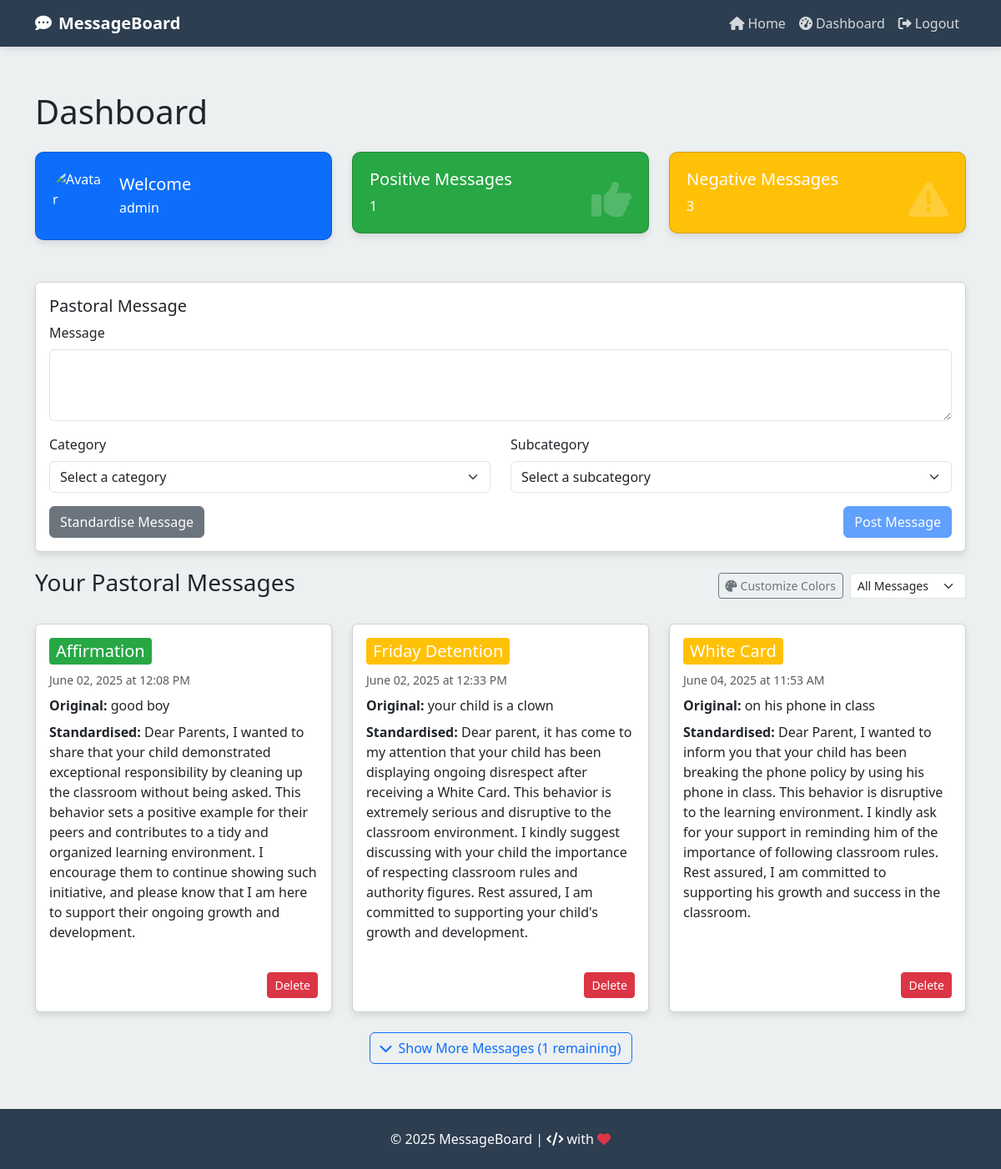
The page /dashboard (signed in) on the database as committed earlier.
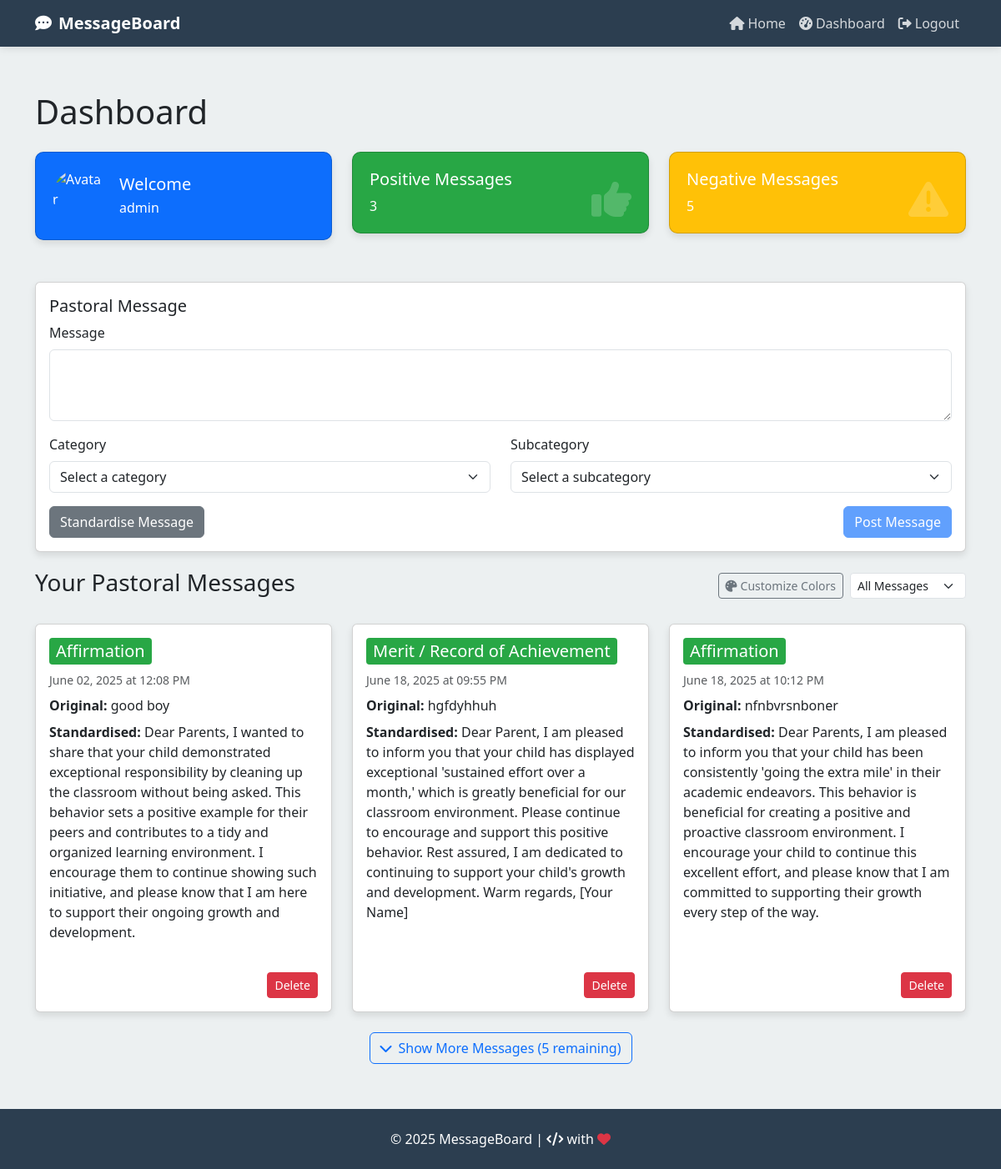
The same page on the database as committed later.
### setup_db.py (models this page shows)
class User(Base):
    __tablename__ = 'users'
    id = Column(Integer, primary_key=True)
    username = Column(String, unique=True, nullable=False)
    password = Column(String, nullable=False)
    joined_date = Column(DateTime, default=datetime.utcnow)
    messages = relationship('Messages', backref='user', lazy='select', cascade="all, delete-orphan")

class Messages(Base):
    __tablename__ = 'messages'
    id = Column(Integer, primary_key=True)
    name = Column(String, nullable=False)
    user_id = Column(Integer, ForeignKey('users.id'), nullable=False)
    created_at = Column(DateTime, default=datetime.utcnow)
    severity = Column(String, nullable=False)  # Column for severity (positive/negative)
    standardized_message = Column(Text)  # New column for storing standardized messages from OpenAI
    subcategory = Column(String)  # Added subcategory field

### Software-Engineering-Project.py (the view, shortened to what this page needs)
@app.route('/dashboard')
def dashboard():
    if 'user_id' not in session:
        flash("You need to log in to access the dashboard.", "error")
        return redirect(url_for('login'))
    user = get_user_by_id(session['user_id'])
    filter_type = request.args.get('filter', None)
    filter_date = request.args.get('date', None)
    positive_messages = db_session.query(Messages).filter_by(user_id=session['user_id'], severity="positive").all()
    negative_messages = db_session.query(Messages).filter_by(user_id=session['user_id'], severity="negative").all()
    if filter_type == 'positive':
        messages = positive_messages
    elif filter_type == 'negative':
        messages = negative_messages
    elif filter_type == 'recent':
        messages = sorted(positive_messages + negative_messages, key=lambda x: x.created_at, reverse=True)
    else:
        messages = positive_messages + negative_messages
    return render_template('dashboard.html',
                           username=session.get('username', 'User'),
                           positive_messages=positive_messages,
                           negative_messages=negative_messages,
                           messages=messages,
                           active_filter=filter_type,
                           pastoral_message="Enter pastoral message here")

### Software-Engineering-Project.py (called while the page is built)
@app.template_filter('aest_time')
def aest_time(utc_dt):
    if utc_dt is None:
        return ""
    aus_tz = pytz.timezone('Australia/Sydney')
    if utc_dt.tzinfo is None:
        utc_dt = pytz.UTC.localize(utc_dt)
    else:
        utc_dt = utc_dt.astimezone(pytz.UTC)
    aus_dt = utc_dt.astimezone(aus_tz)
    return aus_dt.strftime('%B %d, %Y at %I:%M %p')

@app.teardown_appcontext
def shutdown_session(exception=None):
    db_session.remove()

### query_db.py (called while the page is built)
def get_user_by_id(user_id):
    return session.query(User).filter_by(id=user_id).first()

### Templates/dashboard.html (shortened to what this page needs)
{% extends "base.html" %}
{% block content %}
<h1 class="mb-4">Dashboard</h1>
<div class="row dashboard-stats">
    <div class="col-md-4">
        <div class="card stat-card bg-primary text-white d-flex flex-row align-items-center">
            <img src="/static/avatars/avatar1.png" alt="Avatar" class="rounded-circle me-3" style="width:64px;height:64px;object-fit:cover;">
            <div>
                <h5 class="card-title mb-1">Welcome</h5>
                <p class="card-text mb-0">{{ username }}</p>
            </div>
        </div>
    </div>
    <div class="col-md-4">
        <div id="positive-filter" class="card stat-card text-white" style="cursor: pointer;" title="Click to filter positive messages" data-category="positive">
            <div class="stat-icon">
                <i class="fas fa-thumbs-up"></i>
            </div>
            <h5 class="card-title">Positive Messages</h5>
            <p class="card-text">{{ positive_messages|length }}</p>
        </div>
    </div>
    <div class="col-md-4">
        <div id="negative-filter" class="card stat-card text-white" style="cursor: pointer;" title="Click to filter negative messages" data-category="negative">
            <div class="stat-icon">
                <i class="fas fa-exclamation-triangle"></i>
            </div>
            <h5 class="card-title">Negative Messages</h5>
            <p class="card-text">{{ negative_messages|length }}</p>
        </div>
    </div>
</div>
<div class="card">
    <div class="card-body">
        <h5 class="card-title">Pastoral Message</h5>
        <form id="message-form" method="POST" action="{{ url_for('create_message') }}">
            <div class="mb-3">
                <label for="message-name" class="form-label">Message</label>
                <textarea class="form-control" id="message-name" name="name" rows="3" required></textarea>
            </div>
            <div class="row">
                <div class="col-md-6 mb-3">
                    <label for="category" class="form-label">Category</label>
                    <select class="form-select" id="category" name="category" required>
                        <option value="" disabled selected>Select a category</option>
                    </select>
                </div>
                <div class="col-md-6 mb-3">
                    <label for="subcategory" class="form-label">Subcategory</label>
                    <select class="form-select" id="subcategory" name="subcategory" required>
                        <option value="" disabled selected>Select a subcategory</option>
                    </select>
                </div>
            </div>
            <div class="d-flex justify-content-between">
                <button type="button" id="standardize-btn" class="btn btn-secondary">Standardise Message</button>
                <button type="submit" id="post-message-btn" class="btn btn-primary" disabled>Post Message</button>
            </div>
        </form>
    </div>
</div>
<div class="d-flex justify-content-between align-items-center mb-4">
    <h3>Your Pastoral Messages</h3>
    <div class="d-flex gap-2 align-items-center flex-wrap">
        <button type="button" class="btn btn-sm btn-outline-secondary" data-bs-toggle="modal" data-bs-target="#colorCustomizationModal">
            <i class="fas fa-palette me-1"></i>Customize Colors
        </button>
        <select id="message-filter" class="form-select form-select-sm" style="width: auto;">
            <option value="all" {% if not active_filter %}selected{% endif %}>All Messages</option>
        </select>
    </div>
</div>
{% if messages %}
<div class="row" id="messages-container">
    {% for message in messages %}
    <div class="col-md-4 mb-4 message-item" data-index="{{ loop.index0 }}" {% if loop.index0 >= 3 %}style="display: none;"{% endif %}>
        <div class="card message-card">
            <div class="card-body">
                <div class="d-flex justify-content-between align-items-start mb-2">
                    <div class="category-banner" data-category="{{ message.severity }}" style="color: white; padding: 0.25rem 0.5rem; border-radius: 0.25rem;">
                        <h5 class="card-title mb-0">{{ message.subcategory }}</h5>
                    </div>
                </div>
                <p class="text-muted small">{{ message.created_at|aest_time }}</p>
                <p><strong>Original:</strong> {{ message.name }}</p>
                <p class="standardized-text"><strong>Standardised:</strong> {{ message.standardized_message }}</p>
                <div class="mt-auto pt-2 text-end">
                    <form action="{{ url_for('delete_message', message_id=message.id) }}" method="POST" style="display: inline;">
                        <button type="submit" class="btn btn-sm btn-danger delete-btn" data-title="'{{ message.subcategory }}'">Delete</button>
                    </form>
                </div>
            </div>
        </div>
    </div>
    {% endfor %}
</div>
{% if messages|length > 3 %}
<div class="text-center mb-4">
    <button id="expand-messages-btn" class="btn btn-outline-primary">
        <i class="fas fa-chevron-down me-2"></i>Show More Messages ({{ messages|length - 3 }} remaining)
    </button>
</div>
{% endif %}
{% else %}
<div class="alert alert-info">
    <p>You haven't created any messages yet. Use the form above to create your first message.</p>
</div>
{% endif %}
{% endblock %}

### Templates/base.html (shortened to what this page needs)
<!DOCTYPE html>
<html lang="en">
<head>
    <link href="https://cdn.jsdelivr.net/npm/bootstrap@5.3.0-alpha1/dist/css/bootstrap.min.css" rel="stylesheet">
    <link rel="stylesheet" href="https://cdnjs.cloudflare.com/ajax/libs/font-awesome/6.0.0/css/all.min.css">
</head>
<body>
    <nav class="navbar navbar-expand-lg navbar-dark fixed-top">
        <div class="container">
            <a class="navbar-brand" href="{{ url_for('title_page') }}">
                <i class="fas fa-comment-dots me-2"></i>MessageBoard
            </a>
            <div class="collapse navbar-collapse" id="navbarNav">
                <ul class="navbar-nav ms-auto">
                    <li class="nav-item">
                        <a class="nav-link" href="{{ url_for('title_page') }}">
                            <i class="fas fa-home me-1"></i>Home
                        </a>
                    </li>
                    {% if 'user_id' not in session %}
                    <li class="nav-item">
                        <a class="nav-link" href="{{ url_for('login') }}">
                            <i class="fas fa-sign-in-alt me-1"></i>Login
                        </a>
                    </li>
                    <li class="nav-item">
                        <a class="nav-link" href="{{ url_for('signup') }}">
                            <i class="fas fa-user-plus me-1"></i>Sign Up
                        </a>
                    </li>
                    {% else %}
                    <li class="nav-item">
                        <a class="nav-link" href="{{ url_for('dashboard') }}">
                            <i class="fas fa-tachometer-alt me-1"></i>Dashboard
                        </a>
                    </li>
                    <li class="nav-item">
                        <a class="nav-link" href="{{ url_for('logout') }}">
                            <i class="fas fa-sign-out-alt me-1"></i>Logout
                        </a>
                    </li>
                    {% endif %}
                </ul>
            </div>
        </div>
    </nav>
    <main class="content-section">
        <div class="container">
            {% block content %}{% endblock %}
        </div>
    </main>
    <footer class="py-4">
        <div class="container text-center">
            <p class="mb-0">&copy; 2025 MessageBoard | <i class="fas fa-code"></i> with <i class="fas fa-heart text-danger"></i></p>
        </div>
    </footer>
</body>
</html>

### Templates/base.html (style rules this page uses)
:root { --primary-color: #3498db; --secondary-color: #2c3e50; --accent-color: #e74c3c; --light-color: #ecf0f1; --dark-color: #2c3e50; }
body { font-family: 'Segoe UI', Tahoma, Geneva, Verdana, sans-serif; background-color: var(--light-color); padding-top: 56px; min-height: 100vh; display: flex; flex-direction: column; }
.navbar { background-color: var(--secondary-color); box-shadow: 0 2px 10px rgba(0,0,0,0.1); }
.navbar-brand { font-weight: bold; color: white !important; }
.nav-link { color: rgba(255,255,255,0.8) !important; transition: color 0.3s; }
.btn-primary { background-color: var(--primary-color); border-color: var(--primary-color); }
.card { box-shadow: 0 4px 8px rgba(0,0,0,0.1); transition: transform 0.3s; margin-bottom: 20px; }
footer { background-color: var(--secondary-color); color: white; padding: 20px 0; margin-top: auto; }
.content-section { animation: fadeIn 0.5s ease-in-out; padding: 30px 0; }

### Templates/dashboard.html (style rules this page uses)
.dashboard-stats { margin-bottom: 30px; }
.stat-card { border-radius: 10px; padding: 20px; position: relative; overflow: hidden; transition: transform 0.2s ease, box-shadow 0.2s ease; }
#positive-filter { background-color: #28a745; }
#negative-filter { background-color: #ffc107; }
.stat-card .stat-icon { position: absolute; right: 20px; top: 20px; font-size: 3rem; opacity: 0.2; }
.message-card { transition: all 0.3s; height: 100%; display: flex; flex-direction: column; }
.message-card .card-body { flex: 1; display: flex; flex-direction: column; }
.message-card .card-title { margin-bottom: 12px; }
.message-card p { margin-bottom: 8px; }
.standardized-text { flex-grow: 1; }

Rows that differ between the two databases and show on the page:
no longer on this page (row unchanged): Messages: subcategory "Friday Detention", created_at|aest_time "June 02, 2025 at 12:33 PM", name "your child is a clown", standardized_message "Dear parent, it has come to my attention that your child has been displaying ongoing disrespect after receiving a White Card. This behavior is extremely serious and disruptive to the classroom environment. I kindly suggest discussing with your child the importance of respecting classroom rules and authority figures. Rest assured, I am committed to supporting your child's growth and development.", severity "negative" (drawn)
no longer on this page (row unchanged): Messages: subcategory "White Card", created_at|aest_time "June 04, 2025 at 11:53 AM", name "on his phone in class", standardized_message "Dear Parent, I wanted to inform you that your child has been breaking the phone policy by using his phone in class. This behavior is disruptive to the learning environment. I kindly ask for your support in reminding him of the importance of following classroom rules. Rest assured, I am committed to supporting his growth and success in the classroom.", severity "negative" (drawn)
added Messages: subcategory "Merit / Record of Achievement", created_at|aest_time "June 18, 2025 at 09:55 PM", name "hgfdyhhuh", standardized_message "Dear Parent, I am pleased to inform you that your child has displayed exceptional 'sustained effort over a month,' which is greatly beneficial for our classroom environment. Please continue to encourage and support this positive behavior. Rest assured, I am dedicated to continuing to support your child's growth and development. Warm regards, [Your Name]"
added Messages: subcategory "Affirmation", created_at|aest_time "June 18, 2025 at 10:12 PM", name "nfnbvrsnboner", standardized_message "Dear Parents, I am pleased to inform you that your child has been consistently 'going the extra mile' in their academic endeavors. This behavior is beneficial for creating a positive and proactive classroom environment. I encourage your child to continue this excellent effort, and please know that I am committed to supporting their growth every step of the way."
Other text that changed with them:
{{ positive_messages|length }}: "1" → "3"
{{ negative_messages|length }}: "3" → "5"
{{ messages|length - 3 }}: "1" → "5"
